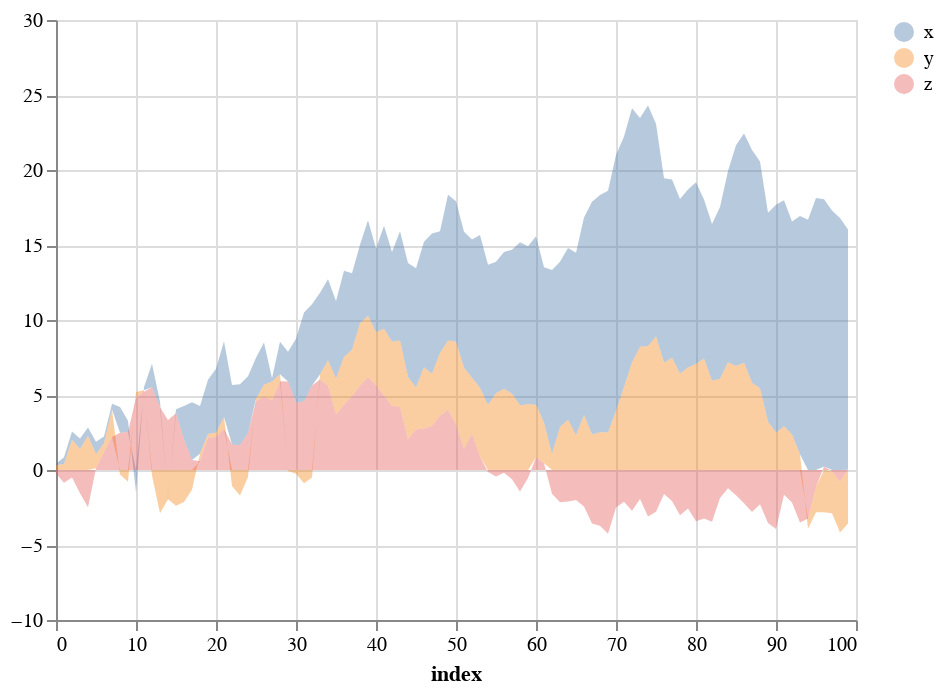

This figure's notebook cell:
### Code cell
df.plot(kind='area', alpha=.4)

### Figure 1 — Vega-Lite specification as saved in the notebook (floating-point values rounded to 4 significant figures)
{"$schema": "https://vega.github.io/schema/vega-lite/v3.4.0.json", "config": {"mark": {"tooltip": null}, "view": {"height": 300, "width": 400}}, "data": {"name": "data-13099b60e16e19b1dfc8ec8ad5449064"}, "datasets": {"data-13099b60e16e19b1dfc8ec8ad5449064": [{"index": 0, "x": 0.1017, "y": 0.3197, "z": -0.2409}, {"index": 1, "x": 0.4638, "y": 0.3928, "z": -0.847}, {"index": 2, "x": 0.5428, "y": 2.022, "z": -0.5041}, {"index": 3, "x": 0.6918, "y": 1.408, "z": -1.553}, {"index": 4, "x": 0.5438, "y": 2.282, "z": -2.48}, {"index": 5, "x": 0.8413, "y": 0.9336, "z": 0.1159}, {"index": 6, "x": 0.4441, "y": 0.5846, "z": 1.199}, {"index": 7, "x": 0.3769, "y": 1.845, "z": 2.197}, {"index": 8, "x": 1.709, "y": -0.2965, "z": 2.485}, {"index": 9, "x": 0.7594, "y": -0.784, "z": 2.53}, {"index": 10, "x": -1.487, "y": 0.36, "z": 4.835}, {"index": 11, "x": 0.2151, "y": 0.1158, "z": 5.209}, {"index": 12, "x": 1.574, "y": -0.3725, "z": 5.515}, {"index": 13, "x": 0.368, "y": -2.878, "z": 4.187}, {"index": 14, "x": -0.1154, "y": -1.951, "z": 3.339}, {"index": 15, "x": 0.2686, "y": -2.388, "z": 3.781}, {"index": 16, "x": 2.227, "y": -2.126, "z": 2.033}, {"index": 17, "x": 3.851, "y": -1.319, "z": 0.6587}, {"index": 18, "x": 3.176, "y": 0.5053, "z": 0.5844}, {"index": 19, "x": 3.611, "y": 0.2488, "z": 2.155}, {"index": 20, "x": 4.268, "y": 0.287, "z": 2.193}, {"index": 21, "x": 5.052, "y": 0.8085, "z": 2.727}, {"index": 22, "x": 3.961, "y": -1.06, "z": 1.699}, {"index": 23, "x": 4.058, "y": -1.694, "z": 1.652}, {"index": 24, "x": 3.786, "y": -0.4675, "z": 2.469}, {"index": 25, "x": 2.742, "y": 0.1524, "z": 4.583}, {"index": 26, "x": 2.801, "y": 0.7991, "z": 4.892}, {"index": 27, "x": 0.2069, "y": 1.247, "z": 4.654}, {"index": 28, "x": 2.166, "y": 0.4687, "z": 5.913}, {"index": 29, "x": 1.983, "y": -0.05891, "z": 5.894}, {"index": 30, "x": 4.249, "y": -0.2545, "z": 4.508}, {"index": 31, "x": 5.934, "y": -0.8869, "z": 4.572}, {"index": 32, "x": 5.414, "y": -0.5045, "z": 5.63}, {"index": 33, "x": 5.45, "y": 0.343, "z": 6.03}, {"index": 34, "x": 5.4, "y": 1.704, "z": 5.612}, {"index": 35, "x": 5.173, "y": 2.398, "z": 3.692}, {"index": 36, "x": 5.75, "y": 3.189, "z": 4.344}, {"index": 37, "x": 5.093, "y": 3.107, "z": 4.918}, {"index": 38, "x": 5.254, "y": 4.141, "z": 5.621}, {"index": 39, "x": 6.358, "y": 4.098, "z": 6.186}, {"index": 40, "x": 5.58, "y": 3.514, "z": 5.665}, {"index": 41, "x": 6.869, "y": 4.439, "z": 4.971}, {"index": 42, "x": 5.978, "y": 4.256, "z": 4.29}, {"index": 43, "x": 7.274, "y": 4.442, "z": 4.196}, {"index": 44, "x": 7.601, "y": 4.162, "z": 2.033}, {"index": 45, "x": 7.949, "y": 2.813, "z": 2.694}, {"index": 46, "x": 8.364, "y": 4.084, "z": 2.76}, {"index": 47, "x": 9.36, "y": 3.483, "z": 2.928}, {"index": 48, "x": 8.105, "y": 4.19, "z": 3.614}, {"index": 49, "x": 9.715, "y": 4.624, "z": 4.015}, {"index": 50, "x": 9.37, "y": 5.504, "z": 3.041}, {"index": 51, "x": 9.066, "y": 5.421, "z": 1.395}, {"index": 52, "x": 9.218, "y": 3.739, "z": 2.409}, {"index": 53, "x": 10.2, "y": 4.573, "z": 0.8947}, {"index": 54, "x": 9.352, "y": 4.336, "z": -0.1368}, {"index": 55, "x": 8.763, "y": 5.119, "z": -0.4335}, {"index": 56, "x": 9.118, "y": 5.419, "z": -0.1889}, {"index": 57, "x": 9.603, "y": 5.087, "z": -0.6122}, {"index": 58, "x": 10.88, "y": 4.311, "z": -1.426}, {"index": 59, "x": 10.54, "y": 4.387, "z": -0.5399}, {"index": 60, "x": 11.23, "y": 3.518, "z": 0.8324}, {"index": 61, "x": 10.36, "y": 2.704, "z": 0.4496}, {"index": 62, "x": 12.27, "y": 1.065, "z": -1.58}, {"index": 63, "x": 11.02, "y": 2.866, "z": -2.157}, {"index": 64, "x": 11.45, "y": 3.352, "z": -2.096}, {"index": 65, "x": 12.16, "y": 2.322, "z": -2.002}, {"index": 66, "x": 13.18, "y": 3.665, "z": -2.439}, {"index": 67, "x": 15.52, "y": 2.361, "z": -3.568}, {"index": 68, "x": 15.82, "y": 2.522, "z": -3.717}, {"index": 69, "x": 16.13, "y": 2.494, "z": -4.247}, {"index": 70, "x": 17.07, "y": 3.936, "z": -2.493}, {"index": 71, "x": 16.7, "y": 5.525, "z": -2.121}, {"index": 72, "x": 16.95, "y": 7.16, "z": -2.715}, {"index": 73, "x": 15.25, "y": 8.21, "z": -1.936}, {"index": 74, "x": 16.05, "y": 8.25, "z": -3.107}, {"index": 75, "x": 14.16, "y": 8.916, "z": -2.777}, {"index": 76, "x": 12.3, "y": 7.155, "z": -1.605}, {"index": 77, "x": 11.88, "y": 7.481, "z": -2.065}, {"index": 78, "x": 11.64, "y": 6.424, "z": -3.024}, {"index": 79, "x": 11.87, "y": 6.834, "z": -2.567}, {"index": 80, "x": 12.12, "y": 7.067, "z": -3.424}, {"index": 81, "x": 10.59, "y": 7.438, "z": -3.239}, {"index": 82, "x": 10.46, "y": 5.944, "z": -3.456}, {"index": 83, "x": 11.46, "y": 6.077, "z": -1.871}, {"index": 84, "x": 12.75, "y": 7.178, "z": -1.21}, {"index": 85, "x": 14.71, "y": 6.94, "z": -1.679}, {"index": 86, "x": 15.28, "y": 7.147, "z": -2.218}, {"index": 87, "x": 15.52, "y": 5.813, "z": -2.804}, {"index": 88, "x": 15.12, "y": 5.444, "z": -2.281}, {"index": 89, "x": 13.93, "y": 3.221, "z": -3.535}, {"index": 90, "x": 15.19, "y": 2.487, "z": -3.938}, {"index": 91, "x": 15.07, "y": 2.918, "z": -1.645}, {"index": 92, "x": 14.2, "y": 2.365, "z": -2.172}, {"index": 93, "x": 15.89, "y": 1.043, "z": -3.493}, {"index": 94, "x": 16.68, "y": -0.6943, "z": -3.228}, {"index": 95, "x": 18.13, "y": -1.676, "z": -1.135}, {"index": 96, "x": 17.81, "y": -2.815, "z": 0.2389}, {"index": 97, "x": 17.31, "y": -2.786, "z": -0.0913}, {"index": 98, "x": 16.8, "y": -3.386, "z": -0.7752}, {"index": 99, "x": 16.01, "y": -3.57, "z": 0.01863}]}, "encoding": {"color": {"field": "column", "title": null, "type": "nominal"}, "opacity": {"value": 0.4}, "tooltip": [{"field": "index", "type": "quantitative"}, {"field": "x", "type": "quantitative"}, {"field": "y", "type": "quantitative"}, {"field": "z", "type": "quantitative"}], "x": {"field": "index", "type": "quantitative"}, "y": {"field": "value", "title": null, "type": "quantitative"}}, "mark": "area", "selection": {"selector005": {"bind": "scales", "encodings": ["x", "y"], "type": "interval"}}, "transform": [{"as": ["column", "value"], "fold": ["x", "y", "z"]}]}
